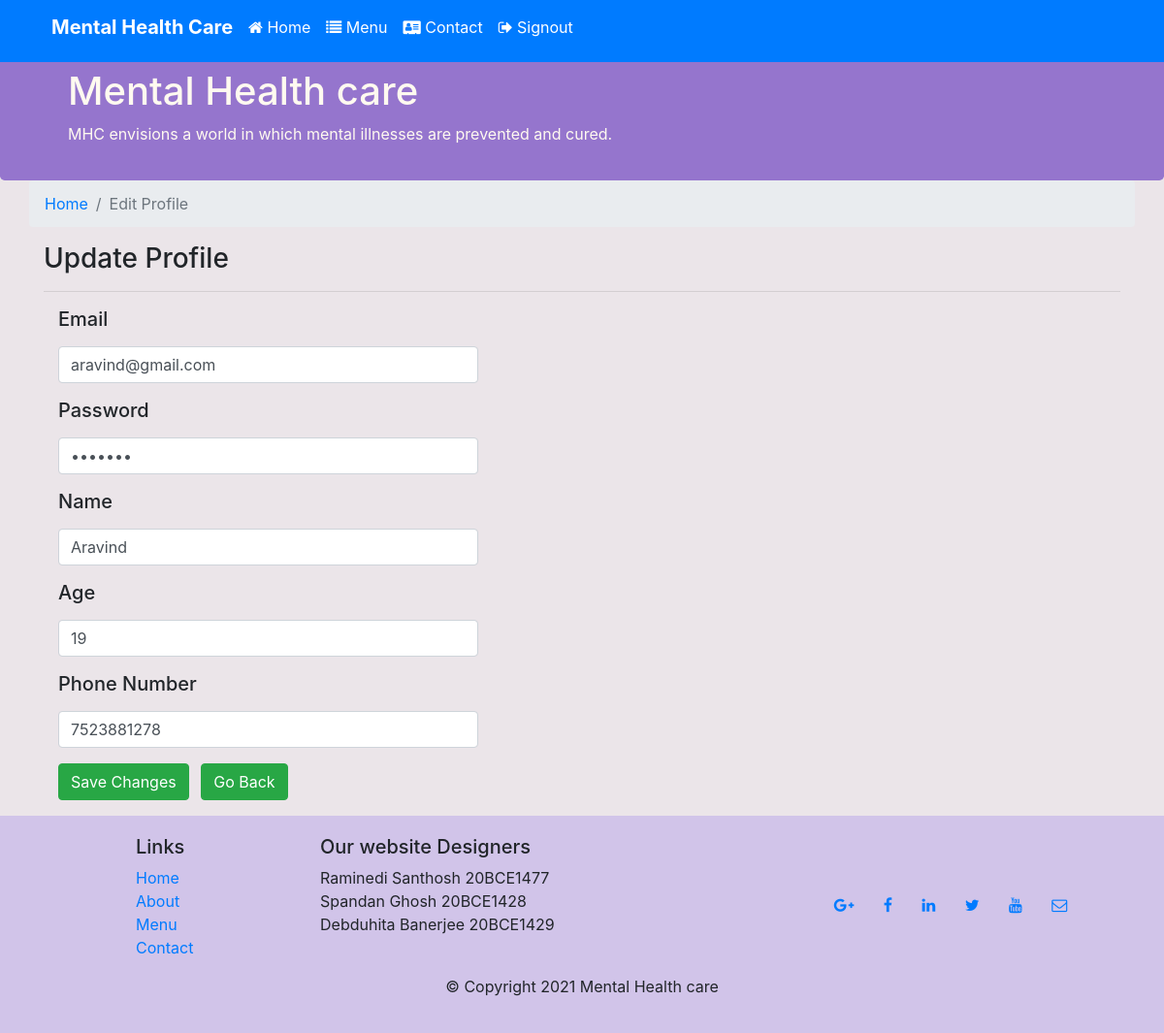
The page /editprofile.php (signed in) on the database its author committed.
### tables this page shows
CREATE TABLE `users` (
  `sno` int(11) NOT NULL,
  `firstname` char(20) NOT NULL,
  `secondname` char(20) NOT NULL,
  `email` char(50) NOT NULL,
  `password` varchar(25) NOT NULL,
  `age` int(100) NOT NULL,
  `gender` char(20) NOT NULL,
  `location` char(30) NOT NULL,
  `phone` char(10) NOT NULL
);

### editprofile.php (the view, shortened to what this page needs)
<?php
    $conn = OpenCon();
    function showeditform(){
        global $conn;
        $sql = "SELECT * FROM Users WHERE sno =". $_SESSION['id'];
        $result = $conn->query($sql);
        $row = $result->fetch_assoc();
        echo "<form action = '' method='POST'>
                    <div class='mb-3 col-12 col-sm-5 '>
                        <label><h5>Email</h5></label>
                        <input name='email' type='text' class='form-control' placeholder='Email' value = ".$row["email"].">
                    </div>
                    <div class='mb-3 col-12 col-sm-5 '>
                        <label><h5>Password</h5></label>
                        <input name='password' type='password' class='form-control' placeholder='Password' value =".$row["password"].">
                    </div>
                    <div class='mb-3 col-12 col-sm-5 '>
                        <label><h5>Name</h5></label>
                        <input name='name' type='text' class='form-control' placeholder='Name' value = ".$row["firstname"].">
                    </div>
                    <div class='mb-3 col-12 col-sm-5 '>
                        <label><h5>Age</h5></label>
                        <input name='age' type='number' class='form-control' placeholder='Age' value =".$row["age"].">
                    </div>
                    <div class='mb-3 col-12 col-sm-5 '>
                        <label><h5>Phone Number</h5></label>
                        <input name='phone' type='text' class='form-control' placeholder='Phone Number' value =".$row["phone"].">
                    </div>
                    <div class = 'mb-3 col-12 col-sm-5'>
                        <button name='HelpSeekerSubmit' type='submit' class='btn btn-success mr-2'>Save Changes</button>
                        <a href='home.php' class='btn btn-success'>Go Back</a>
                    </div>
                </form>";
    }
?>
    <div class="container">
        <div class="row">
            <ol class="col-12 breadcrumb">
                <li class="breadcrumb-item "><a href="home.php">Home</a></li>
                <li class="breadcrumb-item active"><a >Edit Profile</a></li>
            </ol>
        </div>
    </div>
    <div class="container">
        <h3>
            Update Profile
        </h3>
        <hr>
        <?php showeditform(); ?>
    </div>
</body>
</html>

### css/style.css (style rules this page uses)
.footer { margin-top: 10px; padding : 20px 0px 20px 0px; background-color: #D1C4E9; }
body { background-color: rgb(235, 229, 233); }
.row-header { margin:0px auto; padding:0px; }
.jumbotron { padding: 60px 30px 10px 30px; margin: 0px auto; background: #9575CD; color: floralwhite; }
.navbar-dark { background-color: #512DA8; }

### rows shown on the page
users: email "aravind@gmail.com", name "Aravind", age "19", phone "7523881278"
